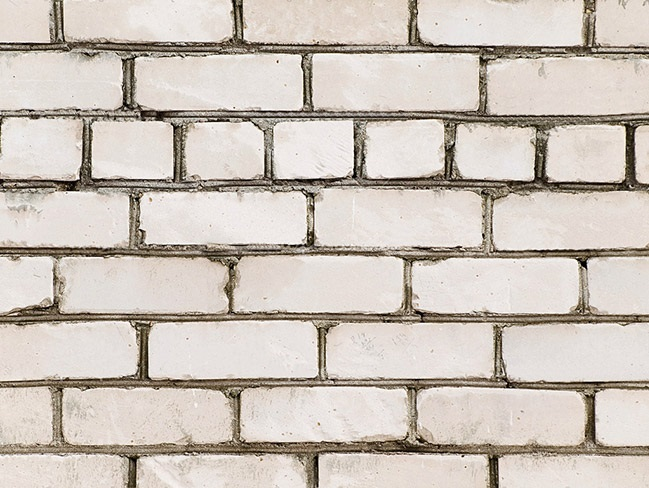
#> input picture BadBricks/Silicate/1.jpg, 649 x 488 px
$ python testScript.py
#> lines starting #> are read from the running program, lines starting #| are printed output that depends on the picture
import cv2
#read img
img1 =cv2.imread("BadBricks/Silicate/1.jpg")
#> img1 is the input picture: shape (488, 649, 3); mean B, G, R 186.8, 195.4, 204.4
img2 =cv2.imread("GoodBricks/Kz/1.jpg")
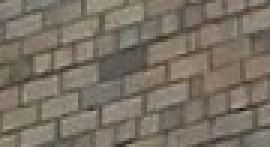
#> input picture GoodBricks/Kz/1.jpg, 90 x 49 px (shown 3 times larger)
#> img2 is the input picture: shape (49, 90, 3); mean B, G, R 100.6, 113.5, 122.6
#show
cv2.imshow("silicate brick wall",img1)
cv2.imshow("normal brick",img2)
#edge detector
edges1 = cv2.Canny(img1, 100, 200)
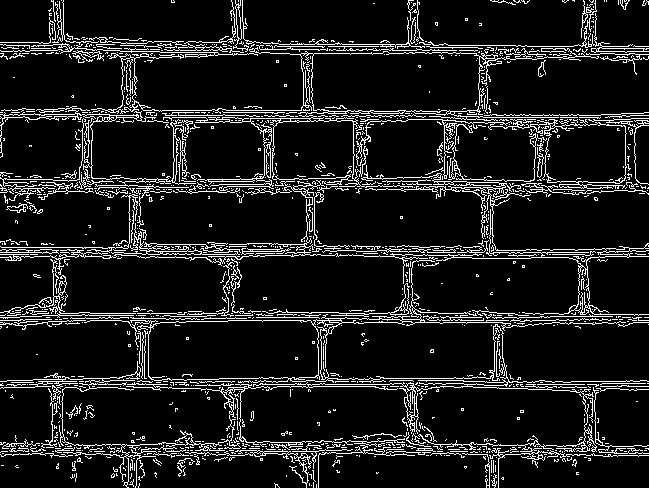
#> edges1: shape (488, 649); 10.8% white in thin lines or dots
edges2 = cv2.Canny(img2, 100, 200)
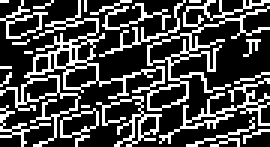
#> edges2: shape (49, 90) (shown 3 times larger); 28.1% white in thin lines or dots
#show edge detector results
cv2.imshow("silicate brick wall edges",edges1 )
cv2.imshow("normal brick wall edges",edges2 )

cv2.waitKey(0)
